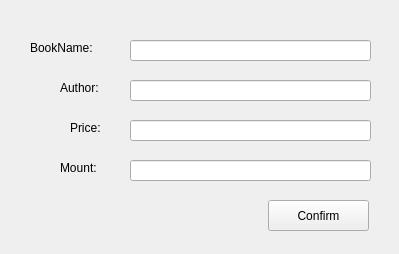
<?xml version="1.0" encoding="UTF-8"?>
<ui version="4.0">
 <class>AddBook</class>
 <widget class="QWidget" name="AddBook">
  <property name="geometry">
   <rect>
    <x>0</x>
    <y>0</y>
    <width>399</width>
    <height>254</height>
   </rect>
  </property>
  <property name="windowTitle">
   <string>AddBook</string>
  </property>
  <widget class="QLineEdit" name="bookNameEdit">
   <property name="geometry">
    <rect>
     <x>130</x>
     <y>40</y>
     <width>241</width>
     <height>21</height>
    </rect>
   </property>
  </widget>
  <widget class="QLineEdit" name="authorEdit">
   <property name="geometry">
    <rect>
     <x>130</x>
     <y>80</y>
     <width>241</width>
     <height>21</height>
    </rect>
   </property>
  </widget>
  <widget class="QLineEdit" name="priceEdit">
   <property name="geometry">
    <rect>
     <x>130</x>
     <y>120</y>
     <width>241</width>
     <height>21</height>
    </rect>
   </property>
  </widget>
  <widget class="QLineEdit" name="mountEdit">
   <property name="geometry">
    <rect>
     <x>130</x>
     <y>160</y>
     <width>241</width>
     <height>21</height>
    </rect>
   </property>
  </widget>
  <widget class="QLabel" name="nameLabel">
   <property name="geometry">
    <rect>
     <x>30</x>
     <y>40</y>
     <width>91</width>
     <height>16</height>
    </rect>
   </property>
   <property name="text">
    <string>BookName:</string>
   </property>
  </widget>
  <widget class="QLabel" name="authorLabel">
   <property name="geometry">
    <rect>
     <x>60</x>
     <y>80</y>
     <width>61</width>
     <height>16</height>
    </rect>
   </property>
   <property name="text">
    <string>Author:</string>
   </property>
  </widget>
  <widget class="QLabel" name="priceLabel">
   <property name="geometry">
    <rect>
     <x>70</x>
     <y>120</y>
     <width>51</width>
     <height>16</height>
    </rect>
   </property>
   <property name="text">
    <string>Price:</string>
   </property>
  </widget>
  <widget class="QLabel" name="mountLabel">
   <property name="geometry">
    <rect>
     <x>60</x>
     <y>160</y>
     <width>61</width>
     <height>16</height>
    </rect>
   </property>
   <property name="text">
    <string>Mount:</string>
   </property>
  </widget>
  <widget class="QPushButton" name="confirmButtom">
   <property name="geometry">
    <rect>
     <x>268</x>
     <y>200</y>
     <width>101</width>
     <height>31</height>
    </rect>
   </property>
   <property name="text">
    <string>Confirm</string>
   </property>
  </widget>
 </widget>
 <resources/>
 <connections/>
</ui>
